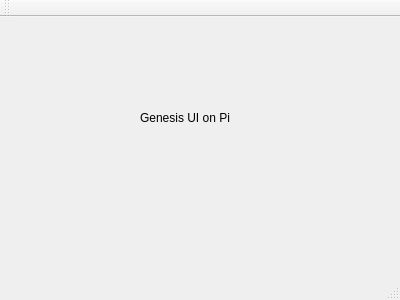
<?xml version="1.0" encoding="UTF-8"?>
<ui version="4.0">
 <class>MainWindow</class>
 <widget class="QMainWindow" name="MainWindow">
  <property name="geometry">
   <rect>
    <x>0</x>
    <y>0</y>
    <width>400</width>
    <height>300</height>
   </rect>
  </property>
  <property name="windowTitle">
   <string>MainWindow</string>
  </property>
  <widget class="QWidget" name="centralWidget">
   <widget class="QLabel" name="label">
    <property name="geometry">
     <rect>
      <x>140</x>
      <y>90</y>
      <width>141</width>
      <height>22</height>
     </rect>
    </property>
    <property name="text">
     <string>Genesis UI on Pi</string>
    </property>
   </widget>
  </widget>
  <widget class="QMenuBar" name="menuBar">
   <property name="geometry">
    <rect>
     <x>0</x>
     <y>0</y>
     <width>400</width>
     <height>28</height>
    </rect>
   </property>
  </widget>
  <widget class="QToolBar" name="mainToolBar">
   <attribute name="toolBarArea">
    <enum>TopToolBarArea</enum>
   </attribute>
   <attribute name="toolBarBreak">
    <bool>false</bool>
   </attribute>
  </widget>
  <widget class="QStatusBar" name="statusBar"/>
 </widget>
 <layoutdefault spacing="6" margin="11"/>
 <resources/>
 <connections/>
</ui>
